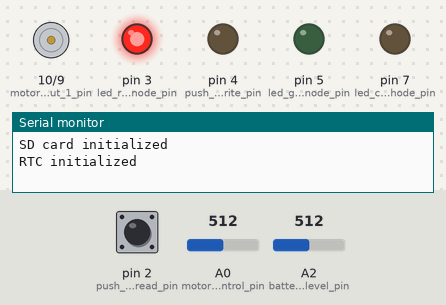
Recording of a sketch running on a simulated Arduino Uno, built with avr-gcc and run on an emulated ATmega328P. Parts: motor-driver pin pairs drawn as motors (green arrow = first pin HIGH = forward, orange = second pin HIGH = backward, longer = more drive), output pins drawn as LEDs (lit = HIGH), the last lines printed to the serial monitor. The inputs (shaded band) are chosen by the test bench; at power-on: pin 2 (push_button_read_pin) HIGH, A2 (battery_level_pin) = 512, A0 (motor_speed_control_pin) = 512. The local clock reads 2024-03-15 10:24:30 at power-on unless the sketch sets it; storage starts empty.

Above: at 1.2 s.
1.3 s: pin 2 (push_button_read_pin) pulled LOW for 0.15 s
At 1.38 s:
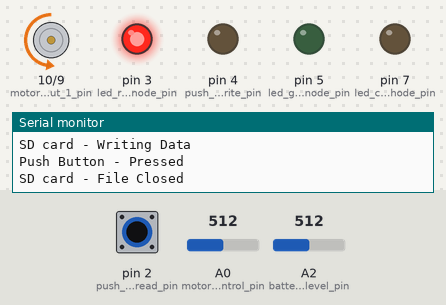
2.9 s: A2 (battery_level_pin) set to 579
4.4 s: A2 (battery_level_pin) set to 599
At 5.4 s:
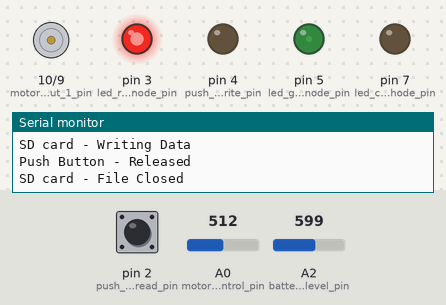
5.9 s: pin 2 (push_button_read_pin) pulled LOW for 1 s
At 6.7 s:
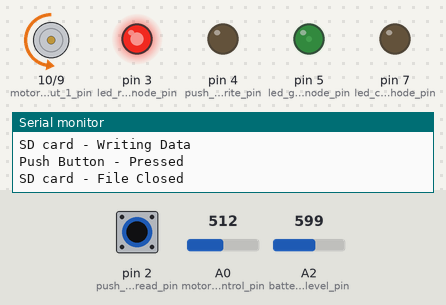
8.4 s: A2 (battery_level_pin) set to 511
At 9.6 s:
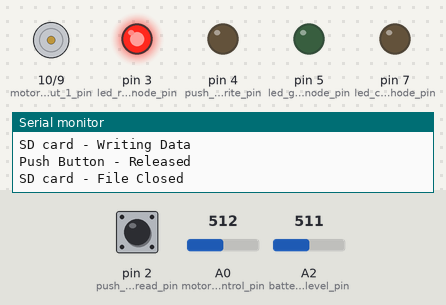
9.9 s: pin 2 (push_button_read_pin) pulled LOW for 0.15 s
At 10.6 s:
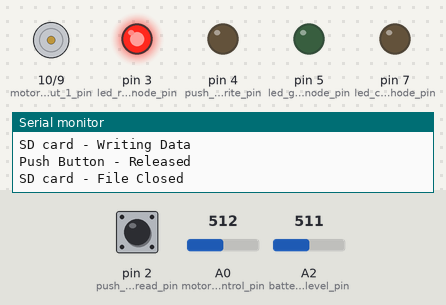
Timing chart, 0 to 12.5 s (numbered marks = the images above; inputs shaded):
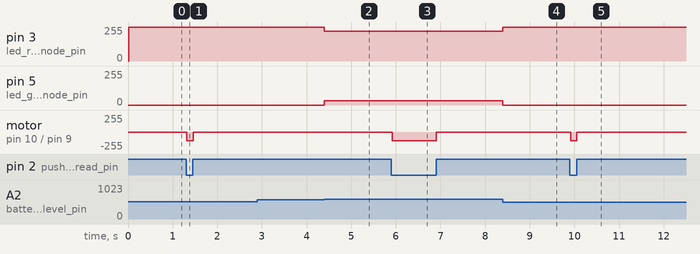

The sketch:

Social_Mobility_Lab_Cart_Code_V2.ino
```cpp
/* Social Mobility Lab - Powered Cart Code
 *
 * Description: This code was created to automate button press data logging
 * on micro SD cards so that researchers in the lab can study how effectively
 * infants learn to use the carts under varying external stimuli.
 *
 * Author: Ashwin Vinoo
 * Date: 1/24/2020
 *
 * Default Circuit Wiring (Arduino Uno):
 *
 * SD Card CS - Pin 8
 * SD Card SCK - Pin 13
 * SD Card MOSI - Pin 11
 * SD Card MISO - Pin 12
 * SD Card VCC - 5V
 * SD Card GND - GND
 *
 * RTC SCL - SCL or Pin A5
 * RTC SDA - SDA or Pin A4
 * RTC VCC - 5V
 * RTC GND - GND
 *
 * Motor Driver +12 (Also 6V Battery +) - Not Connected
 * Motor Driver +5V (Power Supply) - VIN
 * Motor Driver GND (Also 6V Battery -) - GND
 * Motor Driver IN1 - Pin 10 (pwm)
 * Motor Driver IN2 - Pin 9 (pwm)
 * Motor Driver IN3 - Not Connected
 * Motor Driver IN4 - Not Connected
 * Motor Driver OUT1 (Also Motor +) - Not Connected
 * Motor Driver OUT2 (Also Motor -) - Not Connected
 * Motor Driver OUT3 - Not Connected
 * Motor Driver OUT4 - Not Connected
 *
 * Push Button Wire 1 - Pin 4
 * Push Button Wire 2 - Pin 2
 *
 * Potentiometer End Pin One - ICSP 5V
 * Potentiometer End Pin Two - ICSP GND
 * Potentiometer Middle Pin - Pin A0
 *
 * Common Cathode LED (Common Cathode) - Pin 7
 * Common Cathode LED (Red Anode) - Pin 3
 * Common Cathode LED (Green Anode) - Pin 5
 *
 * Battery Level RC Network Middle - Pin A2
 * Battery Level RC Network +6V (Also 6V Battery +) - Not Connected
 * Battery Level RC Network GND (Also 6V Battery -) - Not Connected
 *
 */

//*************** IMPORTING THE NECESSARY MODULES ****************

// We import all the necessary libraries
#include <SPI.h>
#include <SD.h>
#include "RTClib.h"

//*************** DEFINING THE PINS TO BE USED ****************

// Helps select the active SPI interface to communicate through if multiple SPI devices are available
const byte sd_chip_select_pin = 8;
// Helps send a ground signal through wire 1 of the push button
const byte push_button_write_pin = 4;
// Helps read the signal coming from wire 2 of the push button
const byte push_button_read_pin = 2;
// The motor driver input pin one (two pins control one motor)
const byte motor_driver_input_1_pin = 10;
// The motor driver input pin two (two pins control one motor)
const byte motor_driver_input_2_pin = 9;
// The analog read pin to be used to read the potentiometer values for regulating motor speed
const byte motor_speed_control_pin = 0;
// The analog read pin to be used to read the battery Level
const byte battery_level_pin = 2;
// The common cathode LED green lighting anode pin
const byte led_common_cathode_pin = 7;
// The common cathode LED red lighting anode pin
const byte led_red_anode_pin = 3;
// The common cathode LED green lighting anode pin
const byte led_green_anode_pin = 5;

//*************** HYPERPARAMETERS ****************

// The name of the text file to which we store the button press data (Must be 8.3 format)
String sd_data_file_name = "CartData.txt";
// Whether we should append data to the end of the previous file or clear its contents and start from scratch
bool sd_data_file_append = true;
// Set RTC timestamp as compile time
bool rtc_set_compile_time = false;

//*************** GLOBAL VARIABLES ****************

// The object for the RTC DS3231 module is created
RTC_DS3231 rtc;
// Whether the push button is released
bool push_button_release = true;
// Helps track the duration of the button presses
unsigned long button_press_timer;

//*************** SETTING UP DEVICES AND INTERFACES ****************

// Setup is executed only once
void setup()
{
  // Open serial communications - Helps debug code execution:
  Serial.begin(115200);

  //*****PIN SPECIFICATIONS*****
  // We specify that the push button write pin is an output
  pinMode(push_button_write_pin, OUTPUT);
  // We specify that the push button read pin is an input with pullup resistors activated
  pinMode(push_button_read_pin, INPUT_PULLUP);
  // We specify that the motor driver input one pin is an output
  pinMode(motor_driver_input_1_pin, OUTPUT);
  // We specify that the motor driver input two pin is an output
  pinMode(motor_driver_input_2_pin, OUTPUT);
  // We specify that the common cathode of the LED is an output
  pinMode(led_common_cathode_pin, OUTPUT);
  // We specify that the red anode of the LED is an output
  pinMode(led_red_anode_pin, OUTPUT);
  // We specify that the green anode of the LED is an output
  pinMode(led_green_anode_pin, OUTPUT);
  // The common cathode of the LED is always kept at GND
  digitalWrite(led_common_cathode_pin, LOW);

  //*****SD CARD CHECK*****
  // We check if the SD card is available to be used
  if(!SD.begin(sd_chip_select_pin))
  {
    // We print an error message stating that the SD card is not inserted
    Serial.println("ERROR - SD card not detected. Waiting till it's inserted...");
    // We wait till the SD card is detected as there is no point going ahead without it
    while(!SD.begin(sd_chip_select_pin))
    {
      // We flash the led red to indicate an error
      flash_led_red_for_error();
    }
  }
  // We inform the user that the SD card is intialized
  Serial.println("SD card initialized");
  // We check if we have to remove the file stored in the SD card and start afresh
  if(!sd_data_file_append)
  {
    // We remove the specified file
    SD.remove(sd_data_file_name);
    // We inform the user that we have removed the specified file from the SD card
    Serial.println("Removed the specified file from the SD card");
  }

  //*****RTC CHECK*****
  // We check if the real time clock is available to be used
  if(!rtc.begin())
  {
    // We print an error message stating that the RTC is not detected
    Serial.println("ERROR - RTC not detected. Waiting till it's detected...");
    // We wait till the RTC is detected as there is no point going ahead without it
    while(!rtc.begin())
    {
      // We flash the led red to indicate an error
      flash_led_red_for_error();
    }
  }
  // We inform the user that the RTC is intialized
  Serial.println("RTC initialized");
  // We check if we are to set the RTC timestamp as the compile time
  if(rtc_set_compile_time)
  {
    // The following line sets the RTC to the datetime this sketch was compiled at
    rtc.adjust(DateTime(F(__DATE__), F(__TIME__)));
  }
  // We check if the RTC module lost power and thus it's time
  if(rtc.lostPower())
  {
    // We inform the user that the RTC has lost its power and that its time should be reset
    Serial.println("ERROR - RTC lost its power and thus it's time. Please reset the time");
    // We run an infinite loop as there is no point continuing
    while(true)
    {
      // We flash the led red to indicate an error
      flash_led_red_for_error();
    }
  }
}

//*************** THE MAIN CODE EXECUTION LOOP ****************

// This is an infinite loop that runs forever
void loop()
{
  //*****MONITORING BATTERY LEVEL VALUE*****
  // We record the battery level from 0 (corresponds to 5.75V) to 255 (corresponds to 6.6V)
  byte battery_level = byte(min(max(analogRead(battery_level_pin)-588.225,0)*2.933, 255));
  // We activate the red anode of the common cathode LED based on the battery level
  analogWrite(led_red_anode_pin, 255-battery_level);
  // We activate the green anode of the common cathode LED based on the battery level
  analogWrite(led_green_anode_pin, battery_level);

  //*****DRIVING MOTOR IF BUTTON IS PRESSED*****

  // We check if the button is pressed
  if(!push_button_release)
  {
    // We read the value of the speed control potentiometer
    byte motor_speed = floor(analogRead(motor_speed_control_pin)/4.0);
    // We configure the motor driver to activate the cart motor
    analogWrite(motor_driver_input_1_pin, 0);
    analogWrite(motor_driver_input_2_pin, motor_speed);
  }

  //***** RESPONDING TO BUTTON PRESS/RELEASE*****

  // We check if push button was toggled
  if(push_button_release != digitalRead(push_button_read_pin))
  {
    // We update the push button status
    push_button_release = !push_button_release;
    // We inform the user that we are opening up the file in the SD card
    Serial.println("SD card - Opening File");
    // Opens the SD card file to which we write data. Creates one if not existing beforehand
    File sd_data_file = SD.open(sd_data_file_name, FILE_WRITE);
    // We check if the SD card file is accessible
    if(sd_data_file)
    {
      // We obtain the current datetime from the RTC module
      DateTime current_time = rtc.now();
      // We inform the user that we are writing data to the SD card
      Serial.println("SD card - Writing Data");
      // We check if the push button was pressed
      if(!push_button_release)
      {
        // We inform the user that the push button was pressed
        Serial.println("Push Button - Pressed");
        // The SD data entry for the case of the push button being pressed
        String sd_data_entry = "\nButton Pressed," + String(current_time.year()) + "/" + String(current_time.month()) + "/" +
                               String(current_time.day()) + "," + String(current_time.hour()) + ":" +
                               String(current_time.minute()) + ":" + String(current_time.second());
        // We record the arduino internal time in which the button was pressed
        button_press_timer = millis();
        // We write a new line with the button press data to the SD card
        sd_data_file.print(sd_data_entry);
      }
      // The push button was released
      else
      {
        // We inform the user that the push button was released
        Serial.println("Push Button - Released");
        // We configure the motor driver to stop the cart motor
        analogWrite(motor_driver_input_1_pin, 0);
        analogWrite(motor_driver_input_2_pin, 0);
        // The SD data entry for the case of the push button being released
        String sd_data_entry = ", Press Duration," + String(abs(millis() - button_press_timer)) + " milliseconds";
        // We write a new line with the button press data to the SD card
        sd_data_file.print(sd_data_entry);
      }
      // We inform the user that we are closing the SD card file
      Serial.println("SD card - File Closed");
      // We close the SD card file after writing data to it
      sd_data_file.close();
    }
    // if the SD card file can't be open
    else
    {
      // We inform the user that the required SD card file can't be opened
      Serial.println("ERROR - Can't open the required SD card file");
      // We run an infinite loop as there is no point continuing
      while(true)
      {
        // We flash the led red to indicate an error
        flash_led_red_for_error();
      }
    }
  }
}

//*************** FUNCTION DEFINITIONS ****************

// This function should be called when an error is encountered. Flashes the red anode of the LED
void flash_led_red_for_error()
{
  // We deactivate the green anode of the common cathode LED
  digitalWrite(led_green_anode_pin, LOW);
  // We activate the red anode of the common cathode LED
  digitalWrite(led_red_anode_pin, HIGH);
  // We wait for half a second
  delay(250);
  // We deactivate the red anode of the common cathode LED
  digitalWrite(led_red_anode_pin, LOW);
  // We wait for half a second
  delay(250);
}
```

Measured:
- the behaviour switches between 588 and 589 on A2 (battery_level_pin) (found by bisection; images 1 and 2)
- after the input at 1.3 s, motor on pin 10 (motor_driver_input_1_pin) / pin 9 (motor_driver_input_2_pin): stopped → backward 128/255 at once, → stopped 0.14 s later
- after the input at 2.9 s, every drawn part: stays the same
- after the input at 4.4 s, pin 3 (led_red_anode_pin): 255/255 → 224/255 at once; pin 5 (led_green_anode_pin): 0/255 → 31/255 at once
- after the input at 5.9 s, motor on pin 10 (motor_driver_input_1_pin) / pin 9 (motor_driver_input_2_pin): stopped → backward 128/255 at once, → stopped 0.99 s later
- after the input at 8.4 s, pin 3 (led_red_anode_pin): 224/255 → 255/255 at once; pin 5 (led_green_anode_pin): 31/255 → 0/255 at once
- after the input at 9.9 s, motor on pin 10 (motor_driver_input_1_pin) / pin 9 (motor_driver_input_2_pin): stopped → backward 128/255 at once, → stopped 0.14 s later
